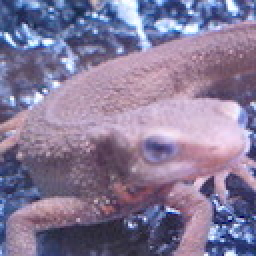
#> input picture Q_21_30/imori.jpg, 128 x 128 px (shown 2 times larger)
$ python 23.py   (older library calls are emulated)
#> lines starting #> are read from the running program, lines starting #| are printed output that depends on the picture
### Q_21_30/save.py
import cv2

def result(img, name):
    cv2.imwrite(name+".jpg", img)
    cv2.imshow(name, img)
    cv2.waitKey(0)
    cv2.destroyAllWindows()

### Q_21_30/23.py

# coding: utf-8

# In[1]:


import cv2
import numpy as np
import matplotlib.pyplot as plt
get_ipython().run_line_magic('matplotlib', 'inline')
from save import result

img = cv2.imread("imori.jpg").astype(np.float)


# In[6]:


out = img.copy()

S = np.size(img)
#> S = 49152
Z_max = np.max(img)
#> Z_max = 255
sum_h_z = 0

for i in range(0, 255):
    idx = np.where(img == i)
    sum_h_z += len(img[idx])
    Z = Z_max / S * sum_h_z
    out[idx] = Z
#> this loop made 255 passes
#> (sum_h_z, Z) on passes 1, 27, 31: (6, 0.0311), (42, 0.218), (63, 0.327)
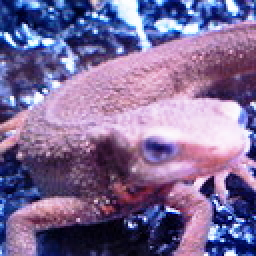
#> out: shape (128, 128, 3) float64 (shown 2 times larger); mean B, G, R 151.5, 106.9, 126.2
#> after the loop, sum_h_z = 48836

out = out.astype(np.uint8)


# In[12]:


plt.figure(figsize=(8,5))
plt.hist(out.ravel(), bins=255, range=(0, 255), rwidth=0.7)
plt.title("Translated histogram of imori.jpg", fontsize=14)
plt.savefig("23_hist.png")
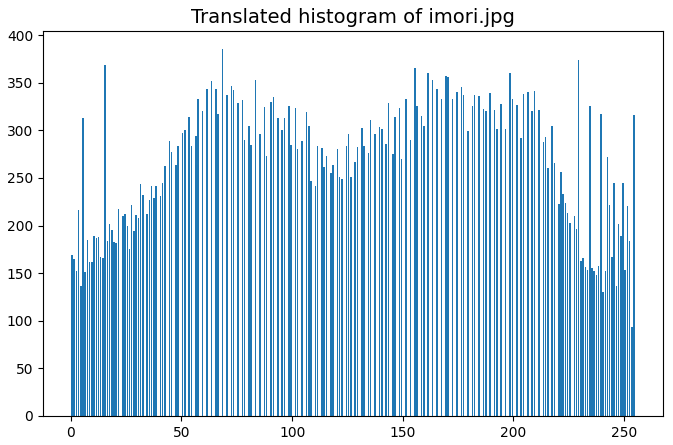
#> figure drawn by matplotlib, 1 panel; tallest bar 385 high, from x = 68.15 to 68.85
plt.show()


# In[13]:


result(out, "23")
